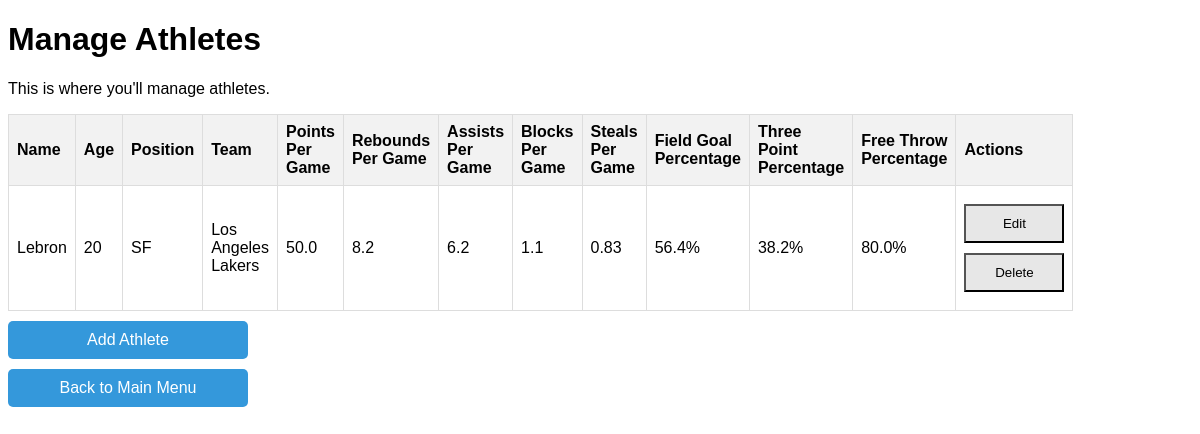
/athletes, run on an earlier commit of the app's database.
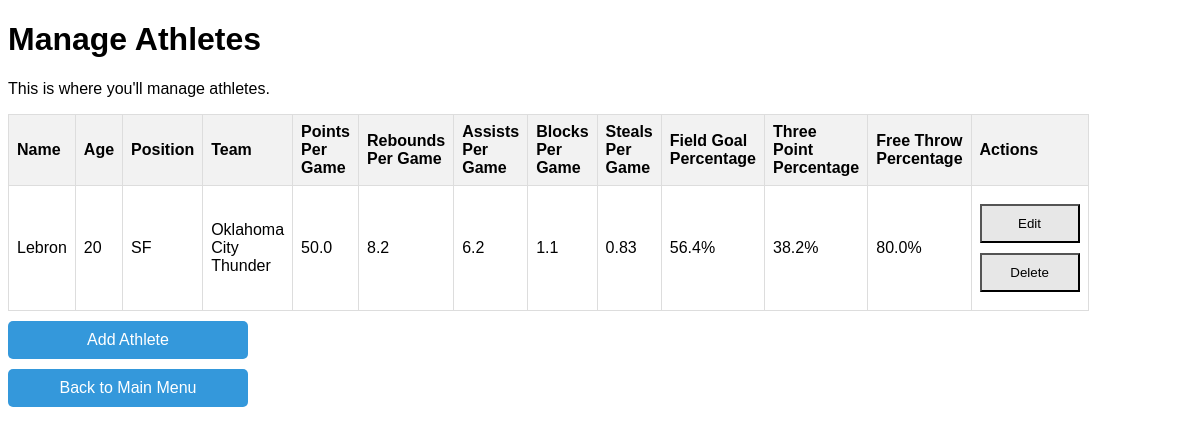
And on a later commit of the database.
### models.py (models this page shows)
class Athlete(db.Model):
    id = db.Column(db.Integer, primary_key=True)
    name = db.Column(db.String(100), nullable=False)
    age = db.Column(db.Integer)
    sport = db.Column(db.String(50))  # e.g., Basketball
    height = db.Column(db.Float)
    weight = db.Column(db.Float)
    gender = db.Column(db.String(10))
    position = db.Column(db.String(2), CheckConstraint("position IN ('PG', 'SG', 'SF', 'PF', 'C')"), nullable=False)
    points_per_game = db.Column(db.Float, default=0.0)
    rebounds_per_game = db.Column(db.Float, default=0.0)
    assists_per_game = db.Column(db.Float, default=0.0)
    blocks_per_game = db.Column(db.Float, default=0.0)
    steals_per_game = db.Column(db.Float, default=0.0)
    field_goal_percentage = db.Column(db.Float, default=0.0)
    three_point_percentage = db.Column(db.Float, default=0.0)
    free_throw_percentage = db.Column(db.Float, default=0.0)
    team_id = db.Column(db.Integer, db.ForeignKey('team.id'))
    team = db.relationship('Team', backref='athletes')
    tournament_stats = db.relationship('TournamentAthleteStats', back_populates='athlete')

class Team(db.Model):
    id = db.Column(db.Integer, primary_key=True)
    name = db.Column(db.String(100), nullable=False, unique=True)
    city = db.Column(db.String(100))

### routes.py (the view)
@app.route('/athletes')
def manage_athletes():
    athletes = Athlete.query.all()
    return render_template('athletes/manage_athletes.html', athletes=athletes)

### templates/athletes/manage_athletes.html (shortened to what this page needs)
<!DOCTYPE html>
<html lang="en">
<head>
</head>
<body>
    <h1>Manage Athletes</h1>
    <p>This is where you'll manage athletes.</p>
    <table>
        <thead>
            <tr>
                <th>Name</th>
                <th>Age</th>
                <th>Position</th>
                <th>Team</th>
                <th>Points Per Game</th>
                <th>Rebounds Per Game</th>
                <th>Assists Per Game</th>
                <th>Blocks Per Game</th>
                <th>Steals Per Game</th>
                <th>Field Goal Percentage</th>
                <th>Three Point Percentage</th>
                <th>Free Throw Percentage</th>
                <th>Actions</th>
            </tr>
        </thead>
        <tbody>
            {% for athlete in athletes %}
            <tr>
                <td>{{ athlete.name }}</td>
                <td>{{ athlete.age }}</td>
                <td>{{ athlete.position }}</td>
                <td>
                    {% if athlete.team_id is none %}
                        Free Agent
                    {% else %}
                        {{ athlete.team.name }}
                    {% endif %}
                </td>
                <td>{{ athlete.points_per_game }}</td>
                <td>{{ athlete.rebounds_per_game }}</td>
                <td>{{ athlete.assists_per_game }}</td>
                <td>{{ athlete.blocks_per_game }}</td>
                <td>{{ athlete.steals_per_game }}</td>
                <td>{{ athlete.field_goal_percentage }}%</td>
                <td>{{ athlete.three_point_percentage }}%</td>
                <td>{{ athlete.free_throw_percentage }}%</td>
                <td>
                    <form action="{{ url_for('edit_athlete', athlete_id=athlete.id) }}" method="GET" style="display:inline;">
                        <button type="submit" class="action-buttons">Edit</button>
                    </form>
                    <form action="{{ url_for('delete_athlete', athlete_id=athlete.id) }}" method="POST" style="display:inline;">
                        <button type="submit" onclick="return confirm('Are you sure you want to delete this athlete?');" class="action-buttons">Delete</button>
                    </form>
                </td>
            </tr>
            {% endfor %}
        </tbody>
    </table>
    <a href="{{ url_for('add_athlete') }}" class="menu-button">Add Athlete</a>
    <a href="{{ url_for('welcome') }}" class="menu-button">Back to Main Menu</a>
</body>
</html>

### templates/athletes/manage_athletes.html (style rules this page uses)
body { font-family: Arial, sans-serif; }
.menu-button { display: block; margin: 10px 0; padding: 10px 20px; background-color: #3498db; color: white; border: none; border-radius: 5px; cursor: pointer; text-decoration: none; width: 200px; text-align: center; }
.action-buttons { display: block; margin: 10px 0; padding: 10px 20px; background-color: #e7e7e7; color: black; width: 100px; cursor: pointer; text-align: center; }
table { width: 80%; max-width: 800px; border-collapse: collapse; margin-top: 20px auto; }
th, td { border: 1px solid #ddd; padding: 8px; text-align: left; }
th { background-color: #f2f2f2; }

What changed in the data, as far as the page shows it:
changed Athlete "Lebron": team.name "Los Angeles Lakers" → "Oklahoma City Thunder"
